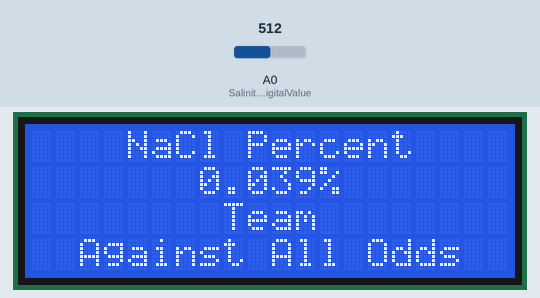
Bench run of a sketch on a simulated Arduino Uno, built with avr-gcc and run on an emulated ATmega328P. On the bench: 20×4 character LCD. The test bench sets the inputs (shaded band); at power-on: A0 (SalinityDigitalValue) = 512.

Above: at 1.2 s.
1.3 s: A0 (SalinityDigitalValue) set to 648
At 2.5 s:
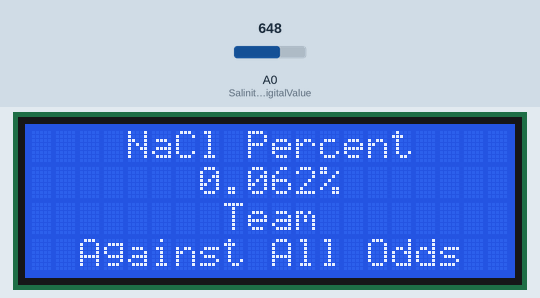
2.8 s: A0 (SalinityDigitalValue) set to 628
At 4.0 s:
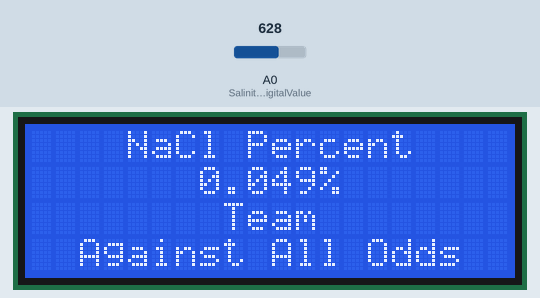
4.3 s: A0 (SalinityDigitalValue) set to 716
At 5.5 s:
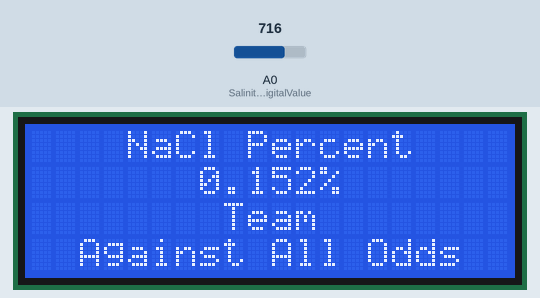
5.8 s: A0 (SalinityDigitalValue) set to 90
At 6.1 s:
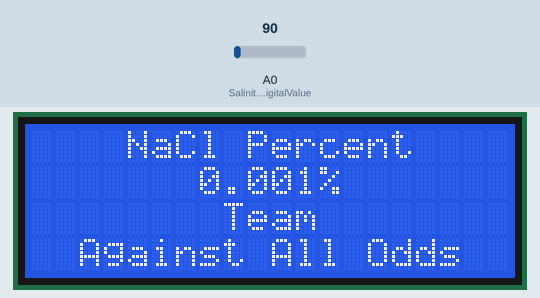
7.3 s: A0 (SalinityDigitalValue) set to 78
At 7.8 s:
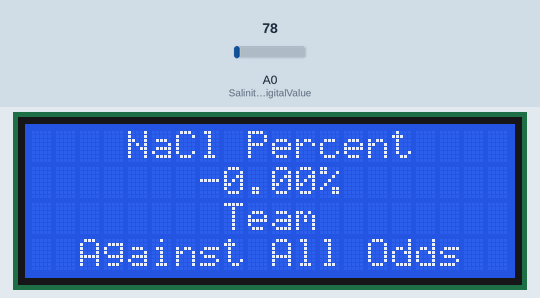
Timing chart, 0 to 9.8 s (numbered marks = the images above; inputs shaded):
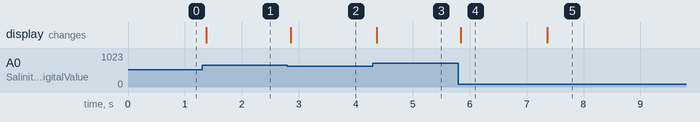

The sketch:

Checklist_3_Code.ino
```cpp
#include <Wire.h> // Library for I2C communication
#include <LiquidCrystal_I2C.h> // Library for I2C communication
float salinity;
int SalinityDigitalValue = A0;
LiquidCrystal_I2C lcd = LiquidCrystal_I2C(0x27, 20, 4); // Change to (0x27,16,2) for 16x2 LCD.
void setup() {
  // Initiate the LCD:
  lcd.init();
  lcd.backlight();
  // Initiate the potentiometer
  pinMode(SalinityDigitalValue, INPUT);
  Serial.begin(9600);
  }
void loop() {

  //Convert digital reading of (0-1023) to the salinity % range of (0.0-0.56)
  if (analogRead(SalinityDigitalValue)<638.86) {
    salinity = ((analogRead(SalinityDigitalValue)*(0.0000898761686149))-(0.00741828908132));
  }
    else if (analogRead(SalinityDigitalValue)>638.86) {
    salinity = ((analogRead(SalinityDigitalValue)*(0.00132661183338))-(0.797519235873));
  }

  // Prints pot values to LCD and labels them
  lcd.setCursor(4, 0); // Set the cursor on the first column and first row.
  lcd.print("NaCl Percent"); // Prints the text label for below print
  lcd.setCursor(7, 1); //Set the cursor on the third column and the second row (counting starts at 0!).
  lcd.print(salinity, 3);
  lcd.setCursor(12, 1);
  lcd.print("%");

  //Team name label
  lcd.setCursor(8, 2);
  lcd.print("Team");
  lcd.setCursor(2, 3);
  lcd.print("Against All Odds");
}
```

Measured:
- after the input at 1.3 s, the display: changes after 0.08 s (image 1)
- after the input at 2.8 s, the display: changes after 0.06 s (image 2)
- after the input at 4.3 s, the display: changes after 0.07 s (image 3)
- after the input at 5.8 s, the display: changes after 0.05 s (image 4)
- after the input at 7.3 s, the display: changes after 0.06 s (image 5)
